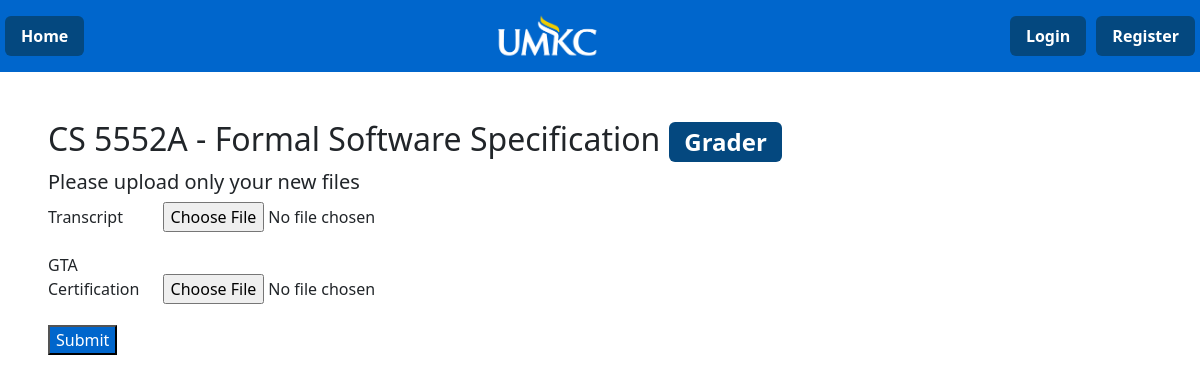
The app's page /updateapplication/1 with its own data.
### gta/model/models.py (models this page shows)
class Courses(db.Model):
    __tablename__ = "Courses"
    course_id = db.Column(db.Integer, primary_key=True)
    course_name = db.Column(db.String(25), nullable=False)
    course_level = db.Column(db.String(50), nullable=False)
    major_id = db.Column(db.Integer, db.ForeignKey("Majors.major_id"))

class Roles(db.Model):
    __tablename__ = "Roles"
    role_id = db.Column(db.Integer, primary_key=True)
    role_name = db.Column(db.String(25), nullable=False)

### gta/form/routes.py (the view, shortened to what this page needs)
@login_required
@fbp.route('/updateapplication/<app_id>', methods=['POST', 'GET'])
def UpdateApplication(app_id):
    app = Applications.query.get(app_id)
    j = db.session.execute(db.Select(Jobs.job_id, Roles.role_name, Jobs.course_required, Courses.course_name, Courses.course_level, Jobs.certification_required, Jobs.status).where(Jobs.job_id == app.job_id).where(Jobs.role_id == Roles.role_id).where(Jobs.course_required == Courses.course_id)).first()
    job = DBJob(j)
    form = EditApplyForm()
    return render_template("editapply.html", form=form, job=job)

### gta/form/forms.py
class EditApplyForm(FlaskForm):
    gta_cert = FileField("GTA Certification")
    transcript = FileField("Transcript")
    submit = SubmitField()

### gta/templates/editapply.html (shortened to what this page needs)
{% from 'bootstrap5/form.html' import render_form, render_field, render_form_row %}
{% extends 'base.html' %}
{% block content %}
<h2>{{ job.course_name }} - {{ job.course_level }} <span class="badge badge-primary">{{ job.role }}</span></h2>
<h5>Please upload only your new files</h5>
<form method="POST" enctype="multipart/form-data">
    {{ render_field(form.transcript, class="input-width") }}
    {{ render_field(form.gta_cert, class="input-width")}}
    <div class="mb-3">
        {{ render_field(form.submit, class="submit-button") }}
    </div>
</form>
{% endblock %}

### gta/static/style.css (style rules this page uses)
.input-width { width: 50%; }
.form-label { width: 10%; }
.submit-button { background-color: var(--light-blue); color: var(--white); }
.nav-pills .nav-link { background-color: var(--dark-blue); color: var(--white); font-weight: bold; }
.badge-primary { background-color: var(--dark-blue); color: var(--white); }
input::placeholder { font-weight: bold; color: var(--search-input-blue); }

### records on screen
Courses: course_name "CS 5552A", course_level "Formal Software Specification"
Roles: role "Grader"

### other values on screen
{{ render_nav_item('main.Home', 'Home') }} "Home"
{{ render_nav_item('form.LoginPage', 'Login') }} "Login"
{{ render_nav_item('form.RegisterPage', 'Register') }} "Register"
